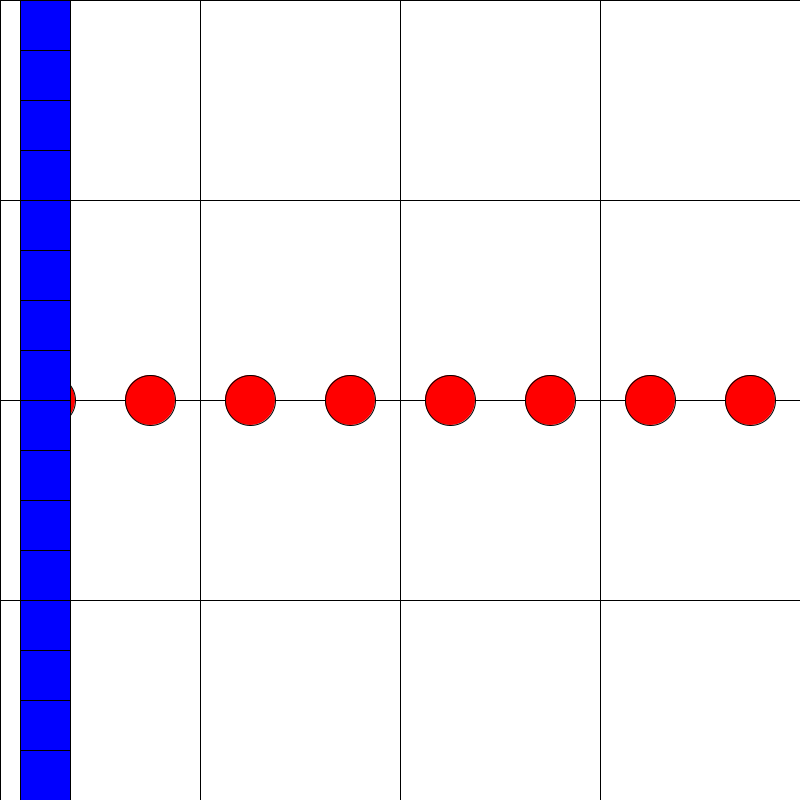
Frame 1 (no input)
Frame 60 (the mouse pressed at the canvas centre just before this capture): identical to frame 1, image omitted
Frame 120 (the mouse held since frame 60 and released just before this capture): identical to frame 1, image omitted

The Processing sketch that drew this single still picture (run headless with seeded random() and noise(); from frame 60 on, the mouse is pressed at the canvas centre):

// Processing sketch: Opgave3animation
// ── Opgave3animation.pde
int rcirkelx = 100;
int rcirkely = 400;
int rcirkelstorrelse = 50;
color rcirkelfarve = color(255, 0, 0);
int antalrcirkel = 8;
int antalrcirkeltoeller = 0;

int bfirkantx = 20;
int bfirkanty = 0;
int bfirkantlaengde = 50;
int bfirkanthoejde = 50;
color bfirkantfarve = color(0, 0, 255);
int antalbfirkant = 16;

//************************************************************************************************
void setup() {
  size( 800, 800 );
}

//*************************************************************************************************
void draw() {
  rengore();
  grid();
  roedCirkel();
  blaafirkant();
}

//*************************************************************************************************

void rengore() {
  background(255);
}

//**********************************************************************

void roedCirkel() {

  int i = 0;
  while (i < antalrcirkel) {
    fill(rcirkelfarve);
    translate(rcirkelx*i+rcirkelstorrelse, rcirkely);
    circle(0, 0, rcirkelstorrelse);
    fill(255);
    translate(-rcirkelx*i-rcirkelstorrelse, -rcirkely);
    i++;
  }
}

//**********************************************************************

void blaafirkant() {
  int k = 0;
  while (k < antalbfirkant) {
    fill(bfirkantfarve);
    translate(bfirkantx, bfirkanty+bfirkanthoejde*k);
    rect(0, 0, bfirkantlaengde, bfirkanthoejde);
    fill(255);
    translate(-bfirkantx, -bfirkanty-bfirkanthoejde*k);
    k++;
  }
}

//**********************************************************************
void grid() {
  line(0, 0, width, 0);
  line(width, 0, width, height);
  line(0, 0, 0, height);
  line(0, height, width, height);
  line(width/4*1, 0, width/4*1, height);
  line(width/4*2, 0, width/4*2, height);
  line(width/4*3, 0, width/4*3, height);
  line(0, height/4*1, width, height/4*1);
  line(0, height/4*2, width, height/4*2);
  line(0, height/4*3, width, height/4*3);
}
